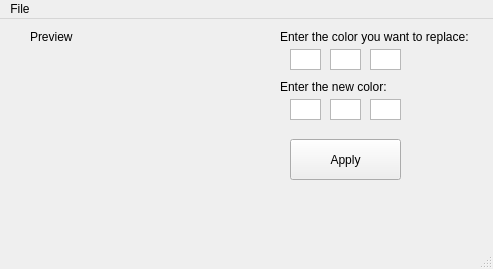
<?xml version="1.0" encoding="UTF-8"?>
<ui version="4.0">
 <class>MainWindow</class>
 <widget class="QMainWindow" name="MainWindow">
  <property name="geometry">
   <rect>
    <x>0</x>
    <y>0</y>
    <width>493</width>
    <height>269</height>
   </rect>
  </property>
  <property name="windowTitle">
   <string>RGB Palette Swapper</string>
  </property>
  <widget class="QWidget" name="centralwidget">
   <widget class="QLabel" name="label">
    <property name="geometry">
     <rect>
      <x>280</x>
      <y>10</y>
      <width>211</width>
      <height>16</height>
     </rect>
    </property>
    <property name="text">
     <string>Enter the color you want to replace:  </string>
    </property>
   </widget>
   <widget class="QLabel" name="label_2">
    <property name="geometry">
     <rect>
      <x>280</x>
      <y>60</y>
      <width>211</width>
      <height>16</height>
     </rect>
    </property>
    <property name="text">
     <string>Enter the new color:</string>
    </property>
   </widget>
   <widget class="QPushButton" name="applyButton">
    <property name="geometry">
     <rect>
      <x>290</x>
      <y>120</y>
      <width>111</width>
      <height>41</height>
     </rect>
    </property>
    <property name="text">
     <string>Apply</string>
    </property>
   </widget>
   <widget class="QPlainTextEdit" name="ReplaceR">
    <property name="geometry">
     <rect>
      <x>290</x>
      <y>30</y>
      <width>31</width>
      <height>21</height>
     </rect>
    </property>
    <property name="acceptDrops">
     <bool>true</bool>
    </property>
    <property name="verticalScrollBarPolicy">
     <enum>Qt::ScrollBarPolicy::ScrollBarAlwaysOff</enum>
    </property>
    <property name="horizontalScrollBarPolicy">
     <enum>Qt::ScrollBarPolicy::ScrollBarAlwaysOff</enum>
    </property>
    <property name="plainText">
     <string/>
    </property>
    <property name="placeholderText">
     <string>R</string>
    </property>
   </widget>
   <widget class="QPlainTextEdit" name="ReplaceG">
    <property name="geometry">
     <rect>
      <x>330</x>
      <y>30</y>
      <width>31</width>
      <height>21</height>
     </rect>
    </property>
    <property name="acceptDrops">
     <bool>true</bool>
    </property>
    <property name="verticalScrollBarPolicy">
     <enum>Qt::ScrollBarPolicy::ScrollBarAlwaysOff</enum>
    </property>
    <property name="horizontalScrollBarPolicy">
     <enum>Qt::ScrollBarPolicy::ScrollBarAlwaysOff</enum>
    </property>
    <property name="plainText">
     <string/>
    </property>
    <property name="placeholderText">
     <string>G</string>
    </property>
   </widget>
   <widget class="QPlainTextEdit" name="ReplaceB">
    <property name="geometry">
     <rect>
      <x>370</x>
      <y>30</y>
      <width>31</width>
      <height>21</height>
     </rect>
    </property>
    <property name="acceptDrops">
     <bool>true</bool>
    </property>
    <property name="verticalScrollBarPolicy">
     <enum>Qt::ScrollBarPolicy::ScrollBarAlwaysOff</enum>
    </property>
    <property name="horizontalScrollBarPolicy">
     <enum>Qt::ScrollBarPolicy::ScrollBarAlwaysOff</enum>
    </property>
    <property name="plainText">
     <string/>
    </property>
    <property name="placeholderText">
     <string>B</string>
    </property>
   </widget>
   <widget class="QPlainTextEdit" name="NewR">
    <property name="geometry">
     <rect>
      <x>290</x>
      <y>80</y>
      <width>31</width>
      <height>21</height>
     </rect>
    </property>
    <property name="acceptDrops">
     <bool>true</bool>
    </property>
    <property name="verticalScrollBarPolicy">
     <enum>Qt::ScrollBarPolicy::ScrollBarAlwaysOff</enum>
    </property>
    <property name="horizontalScrollBarPolicy">
     <enum>Qt::ScrollBarPolicy::ScrollBarAlwaysOff</enum>
    </property>
    <property name="plainText">
     <string/>
    </property>
    <property name="placeholderText">
     <string>R</string>
    </property>
   </widget>
   <widget class="QPlainTextEdit" name="NewB">
    <property name="geometry">
     <rect>
      <x>370</x>
      <y>80</y>
      <width>31</width>
      <height>21</height>
     </rect>
    </property>
    <property name="acceptDrops">
     <bool>true</bool>
    </property>
    <property name="verticalScrollBarPolicy">
     <enum>Qt::ScrollBarPolicy::ScrollBarAlwaysOff</enum>
    </property>
    <property name="horizontalScrollBarPolicy">
     <enum>Qt::ScrollBarPolicy::ScrollBarAlwaysOff</enum>
    </property>
    <property name="plainText">
     <string/>
    </property>
    <property name="placeholderText">
     <string>B</string>
    </property>
   </widget>
   <widget class="QPlainTextEdit" name="NewG">
    <property name="geometry">
     <rect>
      <x>330</x>
      <y>80</y>
      <width>31</width>
      <height>21</height>
     </rect>
    </property>
    <property name="acceptDrops">
     <bool>true</bool>
    </property>
    <property name="verticalScrollBarPolicy">
     <enum>Qt::ScrollBarPolicy::ScrollBarAlwaysOff</enum>
    </property>
    <property name="horizontalScrollBarPolicy">
     <enum>Qt::ScrollBarPolicy::ScrollBarAlwaysOff</enum>
    </property>
    <property name="plainText">
     <string/>
    </property>
    <property name="placeholderText">
     <string>G</string>
    </property>
   </widget>
   <widget class="QLabel" name="label_3">
    <property name="geometry">
     <rect>
      <x>30</x>
      <y>10</y>
      <width>211</width>
      <height>16</height>
     </rect>
    </property>
    <property name="text">
     <string>Preview</string>
    </property>
   </widget>
   <widget class="QLabel" name="label_image">
    <property name="geometry">
     <rect>
      <x>30</x>
      <y>30</y>
      <width>221</width>
      <height>181</height>
     </rect>
    </property>
    <property name="text">
     <string/>
    </property>
    <property name="scaledContents">
     <bool>true</bool>
    </property>
   </widget>
  </widget>
  <widget class="QMenuBar" name="menubar">
   <property name="geometry">
    <rect>
     <x>0</x>
     <y>0</y>
     <width>493</width>
     <height>22</height>
    </rect>
   </property>
   <widget class="QMenu" name="menuOpen_File">
    <property name="title">
     <string>File</string>
    </property>
    <addaction name="actionOpen_File"/>
    <addaction name="actionSave"/>
   </widget>
   <addaction name="menuOpen_File"/>
  </widget>
  <widget class="QStatusBar" name="statusbar"/>
  <action name="actionOpen_File">
   <property name="text">
    <string>Open File</string>
   </property>
  </action>
  <action name="actionSave">
   <property name="text">
    <string>Save As</string>
   </property>
  </action>
 </widget>
 <resources/>
 <connections/>
</ui>
